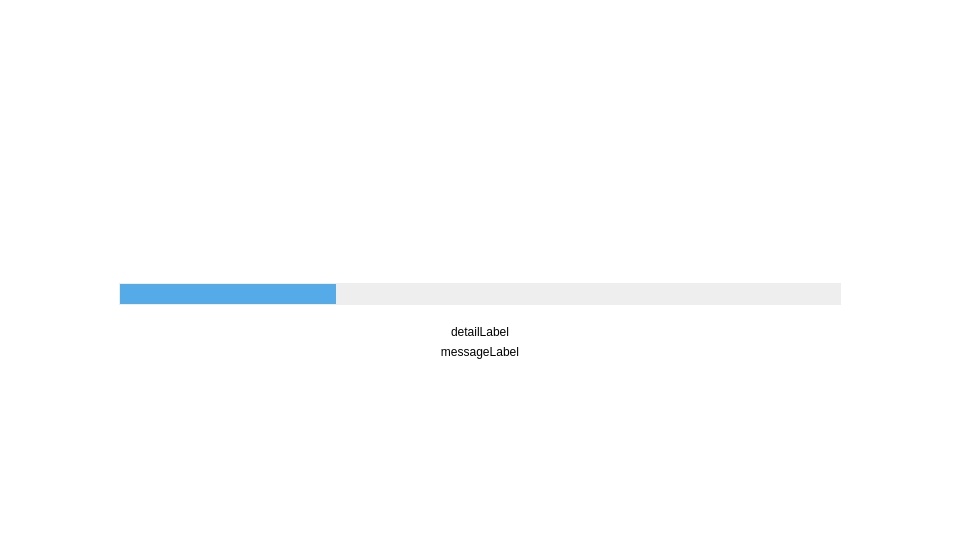
<?xml version="1.0" encoding="UTF-8"?>
<ui version="4.0">
 <class>SplashScreen</class>
 <widget class="QWidget" name="SplashScreen">
  <property name="windowModality">
   <enum>Qt::NonModal</enum>
  </property>
  <property name="geometry">
   <rect>
    <x>0</x>
    <y>0</y>
    <width>960</width>
    <height>540</height>
   </rect>
  </property>
  <property name="windowTitle">
   <string>Form</string>
  </property>
  <property name="styleSheet">
   <string notr="true">QWidget#contentWidget
{
	background: #fff;
}

QLabel#logoLabel
{
	border-image: url(:/logo.png);
}

QProgressBar
{
	border: 1px solid #eee;
	text-align: left;
	background-color:#eee;
	color: #fff;
	font-size: 14px;
}

QProgressBar::chunk
{
	background-color: #54abe7;
}</string>
  </property>
  <layout class="QHBoxLayout" name="horizontalLayout">
   <property name="spacing">
    <number>0</number>
   </property>
   <property name="leftMargin">
    <number>0</number>
   </property>
   <property name="topMargin">
    <number>0</number>
   </property>
   <property name="rightMargin">
    <number>0</number>
   </property>
   <property name="bottomMargin">
    <number>0</number>
   </property>
   <item>
    <widget class="QWidget" name="contentWidget" native="true">
     <layout class="QVBoxLayout" name="verticalLayout_3">
      <property name="spacing">
       <number>20</number>
      </property>
      <property name="leftMargin">
       <number>0</number>
      </property>
      <property name="topMargin">
       <number>0</number>
      </property>
      <property name="rightMargin">
       <number>0</number>
      </property>
      <property name="bottomMargin">
       <number>0</number>
      </property>
      <item>
       <spacer name="verticalSpacer">
        <property name="orientation">
         <enum>Qt::Vertical</enum>
        </property>
        <property name="sizeType">
         <enum>QSizePolicy::Expanding</enum>
        </property>
        <property name="sizeHint" stdset="0">
         <size>
          <width>20</width>
          <height>40</height>
         </size>
        </property>
       </spacer>
      </item>
      <item>
       <widget class="QWidget" name="logoWidget" native="true">
        <property name="sizePolicy">
         <sizepolicy hsizetype="Minimum" vsizetype="Minimum">
          <horstretch>0</horstretch>
          <verstretch>0</verstretch>
         </sizepolicy>
        </property>
        <layout class="QHBoxLayout" name="horizontalLayout_2">
         <property name="spacing">
          <number>0</number>
         </property>
         <property name="leftMargin">
          <number>0</number>
         </property>
         <property name="topMargin">
          <number>0</number>
         </property>
         <property name="rightMargin">
          <number>0</number>
         </property>
         <property name="bottomMargin">
          <number>0</number>
         </property>
         <item>
          <widget class="QLabel" name="logoLabel">
           <property name="minimumSize">
            <size>
             <width>244</width>
             <height>82</height>
            </size>
           </property>
           <property name="maximumSize">
            <size>
             <width>244</width>
             <height>82</height>
            </size>
           </property>
           <property name="layoutDirection">
            <enum>Qt::LeftToRight</enum>
           </property>
           <property name="text">
            <string/>
           </property>
           <property name="alignment">
            <set>Qt::AlignCenter</set>
           </property>
          </widget>
         </item>
        </layout>
       </widget>
      </item>
      <item>
       <widget class="QWidget" name="widget_2" native="true">
        <layout class="QHBoxLayout" name="horizontalLayout_4">
         <property name="spacing">
          <number>0</number>
         </property>
         <property name="leftMargin">
          <number>0</number>
         </property>
         <property name="topMargin">
          <number>0</number>
         </property>
         <property name="rightMargin">
          <number>0</number>
         </property>
         <property name="bottomMargin">
          <number>0</number>
         </property>
         <item>
          <spacer name="horizontalSpacer">
           <property name="orientation">
            <enum>Qt::Horizontal</enum>
           </property>
           <property name="sizeHint" stdset="0">
            <size>
             <width>40</width>
             <height>20</height>
            </size>
           </property>
          </spacer>
         </item>
         <item>
          <widget class="QWidget" name="widget_3" native="true">
           <layout class="QVBoxLayout" name="verticalLayout_4">
            <property name="spacing">
             <number>20</number>
            </property>
            <property name="leftMargin">
             <number>0</number>
            </property>
            <property name="topMargin">
             <number>0</number>
            </property>
            <property name="rightMargin">
             <number>0</number>
            </property>
            <property name="bottomMargin">
             <number>0</number>
            </property>
            <item>
             <widget class="QProgressBar" name="progressBar">
              <property name="sizePolicy">
               <sizepolicy hsizetype="Expanding" vsizetype="Fixed">
                <horstretch>0</horstretch>
                <verstretch>0</verstretch>
               </sizepolicy>
              </property>
              <property name="minimumSize">
               <size>
                <width>722</width>
                <height>22</height>
               </size>
              </property>
              <property name="maximumSize">
               <size>
                <width>722</width>
                <height>22</height>
               </size>
              </property>
              <property name="maximum">
               <number>1000</number>
              </property>
              <property name="value">
               <number>300</number>
              </property>
              <property name="textVisible">
               <bool>false</bool>
              </property>
              <property name="orientation">
               <enum>Qt::Horizontal</enum>
              </property>
              <property name="format">
               <string/>
              </property>
             </widget>
            </item>
            <item>
             <widget class="QWidget" name="widget" native="true">
              <layout class="QVBoxLayout" name="verticalLayout_2">
               <property name="spacing">
                <number>6</number>
               </property>
               <property name="leftMargin">
                <number>0</number>
               </property>
               <property name="topMargin">
                <number>0</number>
               </property>
               <property name="rightMargin">
                <number>0</number>
               </property>
               <property name="bottomMargin">
                <number>0</number>
               </property>
               <item>
                <widget class="QLabel" name="detailLabel">
                 <property name="maximumSize">
                  <size>
                   <width>722</width>
                   <height>16777215</height>
                  </size>
                 </property>
                 <property name="text">
                  <string>detailLabel</string>
                 </property>
                 <property name="alignment">
                  <set>Qt::AlignCenter</set>
                 </property>
                </widget>
               </item>
               <item>
                <widget class="QLabel" name="messageLabel">
                 <property name="maximumSize">
                  <size>
                   <width>722</width>
                   <height>16777215</height>
                  </size>
                 </property>
                 <property name="text">
                  <string>messageLabel</string>
                 </property>
                 <property name="alignment">
                  <set>Qt::AlignCenter</set>
                 </property>
                </widget>
               </item>
              </layout>
             </widget>
            </item>
           </layout>
          </widget>
         </item>
         <item>
          <spacer name="horizontalSpacer_2">
           <property name="orientation">
            <enum>Qt::Horizontal</enum>
           </property>
           <property name="sizeHint" stdset="0">
            <size>
             <width>40</width>
             <height>20</height>
            </size>
           </property>
          </spacer>
         </item>
        </layout>
       </widget>
      </item>
      <item>
       <spacer name="verticalSpacer_2">
        <property name="orientation">
         <enum>Qt::Vertical</enum>
        </property>
        <property name="sizeType">
         <enum>QSizePolicy::Expanding</enum>
        </property>
        <property name="sizeHint" stdset="0">
         <size>
          <width>20</width>
          <height>40</height>
         </size>
        </property>
       </spacer>
      </item>
     </layout>
    </widget>
   </item>
  </layout>
 </widget>
 <resources>
  <include location="resources.qrc"/>
 </resources>
 <connections/>
</ui>
